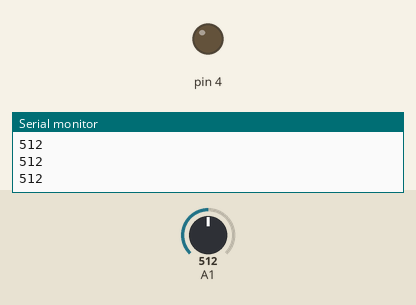
Simulated run of this sketch. Board: Arduino Uno, built with avr-gcc and run on an emulated ATmega328P. Shown: output pins drawn as LEDs (lit = HIGH), the last lines printed to the serial monitor. The test bench sets the inputs (shaded band); at power-on: A1 = 512.

Above: at 1.2 s.
1.3 s: A1 set to 529
At 2.5 s:
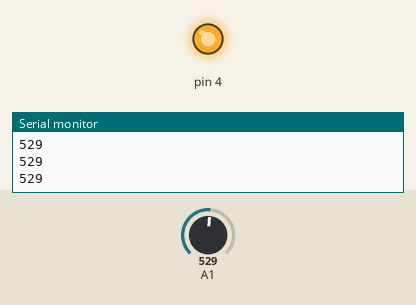
2.8 s: A1 set to 511
At 3.7 s:
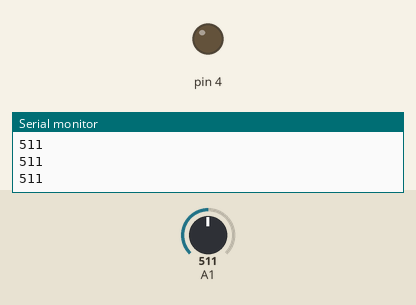
4.3 s: A1 set to 716
At 4.8 s:
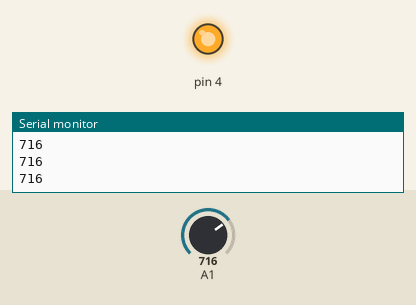
Timing chart, 0 to 7.3 s (numbered marks = the images above; inputs shaded):
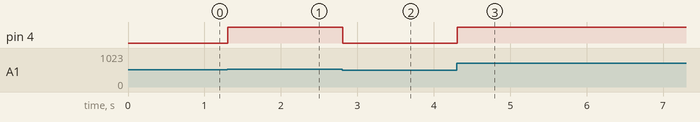

Measured:
- the behaviour switches between 513 and 514 on A1 (found by bisection; images 0 and 1)
- after the input at 1.3 s, pin 4: LOW → HIGH at once
- after the input at 2.8 s, pin 4: HIGH → LOW at once
- after the input at 4.3 s, pin 4: LOW → HIGH at once

The sketch:

lat_5.ino
```cpp
void setup() {
  Serial.begin(9600);
}

void loop() {
  int val = analogRead(A1);
  Serial.println(val);
  val = map(val, 0, 1023, 0, 255);
  analogWrite(4, val);

}
```
